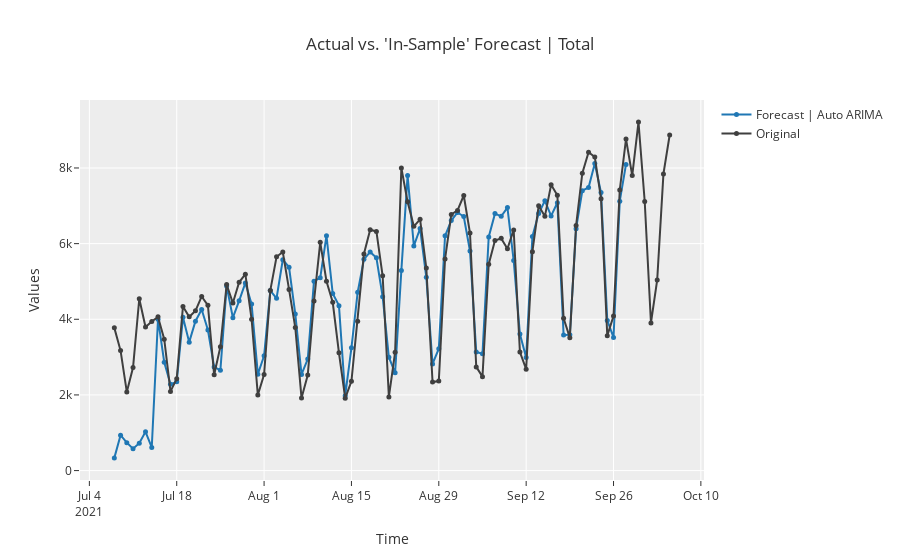

The code cell stored with this chart in its notebook:
### Code cell
# in-sample plot
plot_model(best, plot = 'insample')
